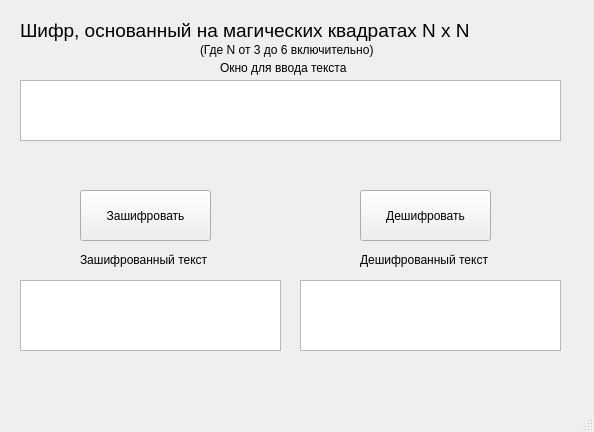
<?xml version="1.0" encoding="UTF-8"?>
<ui version="4.0">
 <class>MainWindow</class>
 <widget class="QMainWindow" name="MainWindow">
  <property name="geometry">
   <rect>
    <x>0</x>
    <y>0</y>
    <width>594</width>
    <height>432</height>
   </rect>
  </property>
  <property name="windowTitle">
   <string>MainWindow</string>
  </property>
  <widget class="QWidget" name="centralwidget">
   <widget class="QLabel" name="label_3">
    <property name="geometry">
     <rect>
      <x>20</x>
      <y>10</y>
      <width>551</width>
      <height>41</height>
     </rect>
    </property>
    <property name="font">
     <font>
      <pointsize>14</pointsize>
     </font>
    </property>
    <property name="text">
     <string>Шифр, основанный на магических квадратах N x N</string>
    </property>
   </widget>
   <widget class="QPushButton" name="CodeButton">
    <property name="geometry">
     <rect>
      <x>80</x>
      <y>190</y>
      <width>131</width>
      <height>51</height>
     </rect>
    </property>
    <property name="text">
     <string>Зашифровать</string>
    </property>
   </widget>
   <widget class="QPushButton" name="DecodeButton">
    <property name="geometry">
     <rect>
      <x>360</x>
      <y>190</y>
      <width>131</width>
      <height>51</height>
     </rect>
    </property>
    <property name="text">
     <string>Дешифровать</string>
    </property>
   </widget>
   <widget class="QTextBrowser" name="DecodeBrowser">
    <property name="geometry">
     <rect>
      <x>300</x>
      <y>280</y>
      <width>261</width>
      <height>71</height>
     </rect>
    </property>
   </widget>
   <widget class="QLabel" name="label_4">
    <property name="geometry">
     <rect>
      <x>360</x>
      <y>250</y>
      <width>141</width>
      <height>20</height>
     </rect>
    </property>
    <property name="text">
     <string>Дешифрованный текст</string>
    </property>
   </widget>
   <widget class="QLabel" name="label_5">
    <property name="geometry">
     <rect>
      <x>200</x>
      <y>40</y>
      <width>191</width>
      <height>20</height>
     </rect>
    </property>
    <property name="text">
     <string>(Где N от 3 до 6 включительно)</string>
    </property>
   </widget>
   <widget class="QTextBrowser" name="CodeBrowser">
    <property name="geometry">
     <rect>
      <x>20</x>
      <y>280</y>
      <width>261</width>
      <height>71</height>
     </rect>
    </property>
   </widget>
   <widget class="QLabel" name="label_2">
    <property name="geometry">
     <rect>
      <x>220</x>
      <y>60</y>
      <width>141</width>
      <height>16</height>
     </rect>
    </property>
    <property name="text">
     <string>Окно для ввода текста</string>
    </property>
   </widget>
   <widget class="QLabel" name="label">
    <property name="geometry">
     <rect>
      <x>80</x>
      <y>250</y>
      <width>141</width>
      <height>20</height>
     </rect>
    </property>
    <property name="text">
     <string>Зашифрованный текст</string>
    </property>
   </widget>
   <widget class="QTextEdit" name="textEdit">
    <property name="geometry">
     <rect>
      <x>20</x>
      <y>80</y>
      <width>541</width>
      <height>61</height>
     </rect>
    </property>
   </widget>
  </widget>
  <widget class="QMenuBar" name="menubar">
   <property name="geometry">
    <rect>
     <x>0</x>
     <y>0</y>
     <width>594</width>
     <height>26</height>
    </rect>
   </property>
  </widget>
  <widget class="QStatusBar" name="statusbar"/>
 </widget>
 <resources/>
 <connections/>
</ui>
